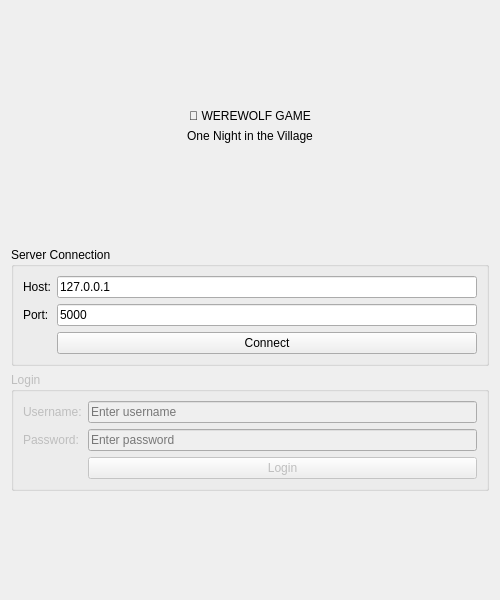
<?xml version="1.0" encoding="UTF-8"?>
<ui version="4.0">
 <class>LoginWindow</class>
 <widget class="QWidget" name="LoginWindow">
  <property name="geometry">
   <rect>
    <x>0</x>
    <y>0</y>
    <width>500</width>
    <height>600</height>
   </rect>
  </property>
  <property name="windowTitle">
   <string>Werewolf - Login</string>
  </property>
  <property name="objectName">
   <string>login_window</string>
  </property>
  <layout class="QVBoxLayout" name="verticalLayout">
   <item>
    <spacer name="verticalSpacer_top">
     <property name="orientation">
      <enum>Qt::Vertical</enum>
     </property>
     <property name="sizeHint" stdset="0">
      <size>
       <width>20</width>
       <height>40</height>
      </size>
     </property>
    </spacer>
   </item>
   <item>
    <widget class="QLabel" name="titleLabel">
     <property name="text">
      <string>🐺 WEREWOLF GAME</string>
     </property>
     <property name="alignment">
      <set>Qt::AlignCenter</set>
     </property>
     <property name="objectName">
      <string>title_label</string>
     </property>
    </widget>
   </item>
   <item>
    <widget class="QLabel" name="subtitleLabel">
     <property name="text">
      <string>One Night in the Village</string>
     </property>
     <property name="alignment">
      <set>Qt::AlignCenter</set>
     </property>
     <property name="objectName">
      <string>subtitle_label</string>
     </property>
    </widget>
   </item>
   <item>
    <spacer name="verticalSpacer_title">
     <property name="orientation">
      <enum>Qt::Vertical</enum>
     </property>
     <property name="sizeHint" stdset="0">
      <size>
       <width>20</width>
       <height>30</height>
      </size>
     </property>
    </spacer>
   </item>
   <item>
    <widget class="QGroupBox" name="connectionGroup">
     <property name="title">
      <string>Server Connection</string>
     </property>
     <property name="objectName">
      <string>connection_group</string>
     </property>
     <layout class="QFormLayout" name="formLayout">
      <item row="0" column="0">
       <widget class="QLabel" name="hostLabel">
        <property name="text">
         <string>Host:</string>
        </property>
       </widget>
      </item>
      <item row="0" column="1">
       <widget class="QLineEdit" name="hostInput">
        <property name="text">
         <string>127.0.0.1</string>
        </property>
        <property name="objectName">
         <string>host_input</string>
        </property>
       </widget>
      </item>
      <item row="1" column="0">
       <widget class="QLabel" name="portLabel">
        <property name="text">
         <string>Port:</string>
        </property>
       </widget>
      </item>
      <item row="1" column="1">
       <widget class="QLineEdit" name="portInput">
        <property name="text">
         <string>5000</string>
        </property>
        <property name="objectName">
         <string>port_input</string>
        </property>
       </widget>
      </item>
      <item row="2" column="1">
       <widget class="QPushButton" name="connectButton">
        <property name="text">
         <string>Connect</string>
        </property>
        <property name="objectName">
         <string>connect_button</string>
        </property>
       </widget>
      </item>
     </layout>
    </widget>
   </item>
   <item>
    <widget class="QGroupBox" name="loginGroup">
     <property name="title">
      <string>Login</string>
     </property>
     <property name="enabled">
      <bool>false</bool>
     </property>
     <property name="objectName">
      <string>login_group</string>
     </property>
     <layout class="QFormLayout" name="formLayout_2">
      <item row="0" column="0">
       <widget class="QLabel" name="usernameLabel">
        <property name="text">
         <string>Username:</string>
        </property>
       </widget>
      </item>
      <item row="0" column="1">
       <widget class="QLineEdit" name="usernameInput">
        <property name="placeholderText">
         <string>Enter username</string>
        </property>
        <property name="objectName">
         <string>username_input</string>
        </property>
       </widget>
      </item>
      <item row="1" column="0">
       <widget class="QLabel" name="passwordLabel">
        <property name="text">
         <string>Password:</string>
        </property>
       </widget>
      </item>
      <item row="1" column="1">
       <widget class="QLineEdit" name="passwordInput">
        <property name="echoMode">
         <enum>QLineEdit::Password</enum>
        </property>
        <property name="placeholderText">
         <string>Enter password</string>
        </property>
        <property name="objectName">
         <string>password_input</string>
        </property>
       </widget>
      </item>
      <item row="2" column="1">
       <widget class="QPushButton" name="loginButton">
        <property name="text">
         <string>Login</string>
        </property>
        <property name="objectName">
         <string>login_button</string>
        </property>
       </widget>
      </item>
     </layout>
    </widget>
   </item>
   <item>
    <spacer name="verticalSpacer_bottom">
     <property name="orientation">
      <enum>Qt::Vertical</enum>
     </property>
     <property name="sizeHint" stdset="0">
      <size>
       <width>20</width>
       <height>40</height>
      </size>
     </property>
    </spacer>
   </item>
  </layout>
 </widget>
 <resources/>
 <connections/>
</ui>
